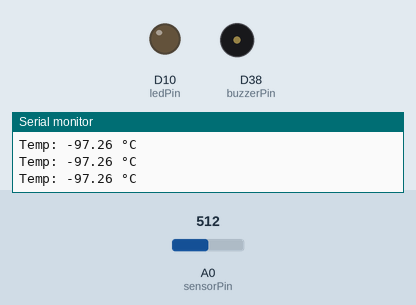
The sketch below on a simulated Arduino Due. Shown: output pins drawn as LEDs (lit = HIGH), buzzer (waves = sounding, pin HIGH), the last lines printed to the serial monitor. Dashed ring = blinking. The inputs (shaded band) are chosen by the test bench; at power-on: A0 (sensorPin) = 512.

Above: at 1.3 s.
1.4 s: A0 (sensorPin) set to 1023
At 4.3 s:
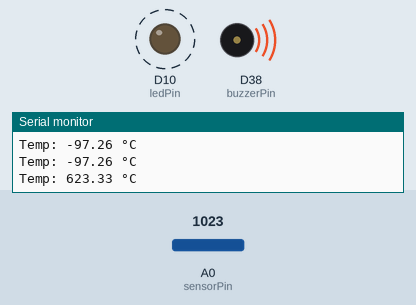
4.4 s: A0 (sensorPin) set to 1010
At 5.8 s:
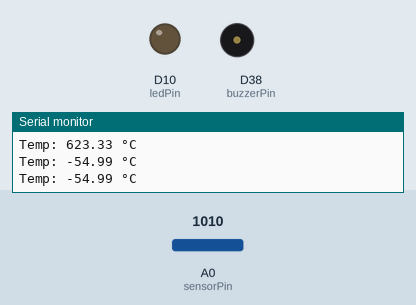
Timing chart, 0 to 7.4 s (numbered marks = the images above; inputs shaded):
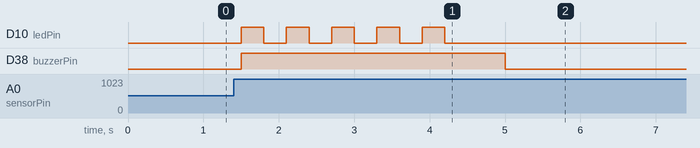

The sketch:

Arancino_NTC_Alarm.ino
```cpp
#define Serial SerialUSB

// PIN Definition
const int sensorPin = A0;   // Thermistor on A0 analog pin
const int ledPin = 10;      // Blinking LED on GPIO D10
const int buzzerPin = 38;   // Buzzer on GPIO D38

// Thermistor constants
const float BETA = 3950;  // Thermistor Beta Coefficient
const float T0 = 298.15;  // Reference temperature (Kelvin)
const float R0 = 10000;   // Thermistor nominal resistance at 25°C

// Temperature thresholds (in Celsius)
const float thresholdTempHigh = 40.0;  // Alarm activation threshold
const float thresholdTempLow = 38.0;   // Alarm shutdown threshold

bool alarmActive = false;  // Initial alarm state

void setup() {
  pinMode(ledPin, OUTPUT);
  pinMode(buzzerPin, OUTPUT);

  Serial.begin(9600);
}

void loop() {

  // Reading temperature from thermistor
  float temperature = readTemperature();

  Serial.print("Temp: ");
  Serial.print(temperature);
  Serial.println(" °C");

  // If the temperature exceeds the activation threshold, it turns on the alarm
  if (temperature > thresholdTempHigh) {
    alarmActive = true;
  }
  // If the temperature drops below the shutdown threshold, it turns off the alarm
  else if (temperature < thresholdTempLow) {
    alarmActive = false;
  }

  if (alarmActive) {
    digitalWrite(buzzerPin, HIGH);
    blinkLED();
  } else {
    digitalWrite(buzzerPin, LOW);
    digitalWrite(ledPin, LOW);
  }

  delay(500);
}

// Function to read temperature from thermistor
float readTemperature() {

  int sensorValue = analogRead(sensorPin);
  float voltage = sensorValue * (3.3 / 1023.0);  // Conversion to voltage

  // Calculating thermistor resistance
  float resistance = (3.3 * R0 / voltage) - 10000;

  // Temperature calculation with the Steinhart-Hart formula
  float temperature = 1.0 / (1.0 / T0 + (1.0 / BETA) * log(resistance)) - 273.15;

  return temperature;

}

// Function to blink the LED when the alarm is active
void blinkLED() {
  for (int i = 0; i < 5; i++) {
    digitalWrite(ledPin, HIGH);
    delay(300);
    digitalWrite(ledPin, LOW);
    delay(300);
  }
}
```

Measured:
- the behaviour switches between 1023 and 1022 on A0 (sensorPin) (found by bisection; images 1 and 2)
- after the input at 1.4 s, D10 (ledPin): alternates HIGH for 0.30 s and LOW for 0.30 s, starting after 0.10 s; D38 (buzzerPin): LOW → HIGH after 0.10 s
- after the input at 4.4 s, D10 (ledPin): stops changing and stays LOW; D38 (buzzerPin): HIGH → LOW after 0.60 s
